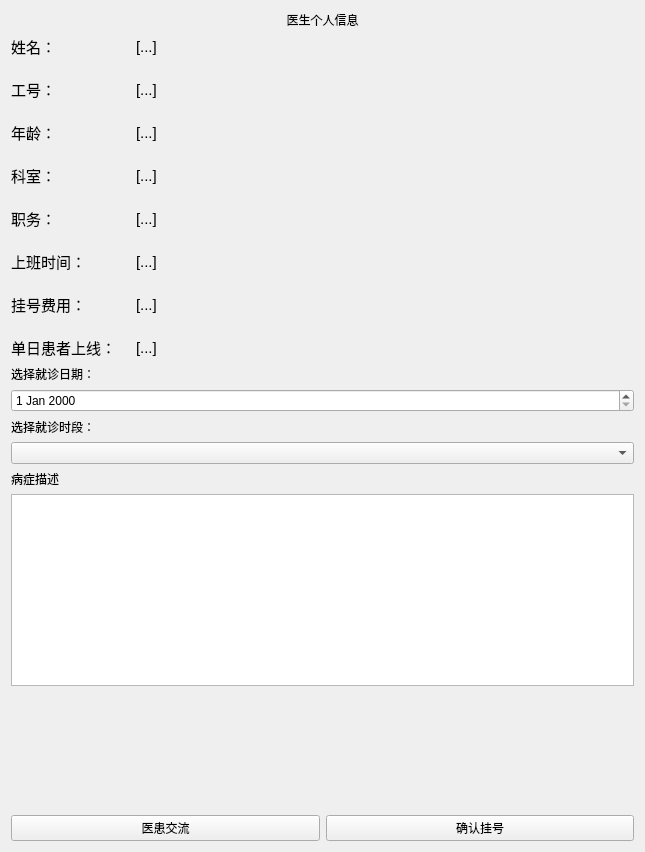
<?xml version="1.0" encoding="UTF-8"?>
<ui version="4.0">
 <class>DoctorInfo</class>
 <widget class="QWidget" name="DoctorInfo">
  <property name="geometry">
   <rect>
    <x>0</x>
    <y>0</y>
    <width>645</width>
    <height>852</height>
   </rect>
  </property>
  <property name="windowTitle">
   <string>医生详细信息</string>
  </property>
  <layout class="QVBoxLayout" name="verticalLayout_2">
   <item>
    <widget class="QLabel" name="HeaderLabel">
     <property name="text">
      <string>医生个人信息</string>
     </property>
     <property name="alignment">
      <set>Qt::AlignCenter</set>
     </property>
    </widget>
   </item>
   <item>
    <layout class="QHBoxLayout" name="horizontalLayout_2">
     <item>
      <layout class="QFormLayout" name="formLayout">
       <property name="formAlignment">
        <set>Qt::AlignLeading|Qt::AlignLeft|Qt::AlignVCenter</set>
       </property>
       <property name="horizontalSpacing">
        <number>20</number>
       </property>
       <property name="verticalSpacing">
        <number>20</number>
       </property>
       <property name="leftMargin">
        <number>0</number>
       </property>
       <property name="topMargin">
        <number>0</number>
       </property>
       <property name="rightMargin">
        <number>0</number>
       </property>
       <property name="bottomMargin">
        <number>0</number>
       </property>
       <item row="0" column="0">
        <widget class="QLabel" name="label">
         <property name="font">
          <font>
           <pointsize>11</pointsize>
          </font>
         </property>
         <property name="text">
          <string>姓名：</string>
         </property>
        </widget>
       </item>
       <item row="0" column="1">
        <widget class="QLabel" name="nameInput">
         <property name="font">
          <font>
           <pointsize>11</pointsize>
          </font>
         </property>
         <property name="text">
          <string>[...]</string>
         </property>
        </widget>
       </item>
       <item row="1" column="0">
        <widget class="QLabel" name="label_2">
         <property name="font">
          <font>
           <pointsize>11</pointsize>
          </font>
         </property>
         <property name="text">
          <string>工号：</string>
         </property>
        </widget>
       </item>
       <item row="1" column="1">
        <widget class="QLabel" name="idInput">
         <property name="font">
          <font>
           <pointsize>11</pointsize>
          </font>
         </property>
         <property name="text">
          <string>[...]</string>
         </property>
        </widget>
       </item>
       <item row="2" column="0">
        <widget class="QLabel" name="label_3">
         <property name="font">
          <font>
           <pointsize>11</pointsize>
          </font>
         </property>
         <property name="text">
          <string>年龄：</string>
         </property>
        </widget>
       </item>
       <item row="2" column="1">
        <widget class="QLabel" name="ageInput">
         <property name="font">
          <font>
           <pointsize>11</pointsize>
          </font>
         </property>
         <property name="text">
          <string>[...]</string>
         </property>
        </widget>
       </item>
       <item row="3" column="0">
        <widget class="QLabel" name="label_5">
         <property name="font">
          <font>
           <pointsize>11</pointsize>
          </font>
         </property>
         <property name="text">
          <string>科室：</string>
         </property>
        </widget>
       </item>
       <item row="3" column="1">
        <widget class="QLabel" name="departmentInput">
         <property name="font">
          <font>
           <pointsize>11</pointsize>
          </font>
         </property>
         <property name="text">
          <string>[...]</string>
         </property>
        </widget>
       </item>
       <item row="4" column="0">
        <widget class="QLabel" name="label_6">
         <property name="font">
          <font>
           <pointsize>11</pointsize>
          </font>
         </property>
         <property name="text">
          <string>职务：</string>
         </property>
        </widget>
       </item>
       <item row="4" column="1">
        <widget class="QLabel" name="titleInput">
         <property name="font">
          <font>
           <pointsize>11</pointsize>
          </font>
         </property>
         <property name="text">
          <string>[...]</string>
         </property>
        </widget>
       </item>
       <item row="5" column="0">
        <widget class="QLabel" name="label_4">
         <property name="font">
          <font>
           <pointsize>11</pointsize>
          </font>
         </property>
         <property name="text">
          <string>上班时间：</string>
         </property>
        </widget>
       </item>
       <item row="5" column="1">
        <widget class="QLabel" name="workTimeInput">
         <property name="font">
          <font>
           <pointsize>11</pointsize>
          </font>
         </property>
         <property name="text">
          <string>[...]</string>
         </property>
        </widget>
       </item>
       <item row="6" column="0">
        <widget class="QLabel" name="label_15">
         <property name="font">
          <font>
           <pointsize>11</pointsize>
          </font>
         </property>
         <property name="text">
          <string>挂号费用：</string>
         </property>
        </widget>
       </item>
       <item row="6" column="1">
        <widget class="QLabel" name="priceInput">
         <property name="font">
          <font>
           <pointsize>11</pointsize>
          </font>
         </property>
         <property name="text">
          <string>[...]</string>
         </property>
        </widget>
       </item>
       <item row="7" column="0">
        <widget class="QLabel" name="label_17">
         <property name="font">
          <font>
           <pointsize>11</pointsize>
          </font>
         </property>
         <property name="text">
          <string>单日患者上线：</string>
         </property>
        </widget>
       </item>
       <item row="7" column="1">
        <widget class="QLabel" name="maxPatientInput">
         <property name="font">
          <font>
           <pointsize>11</pointsize>
          </font>
         </property>
         <property name="text">
          <string>[...]</string>
         </property>
        </widget>
       </item>
      </layout>
     </item>
     <item>
      <widget class="QLabel" name="DoctorPhoto">
       <property name="text">
        <string/>
       </property>
       <property name="pixmap">
        <pixmap resource="../res.qrc">:/img/picture/DefaultPhoto.jpg</pixmap>
       </property>
       <property name="scaledContents">
        <bool>true</bool>
       </property>
       <property name="alignment">
        <set>Qt::AlignCenter</set>
       </property>
      </widget>
     </item>
    </layout>
   </item>
   <item>
    <layout class="QVBoxLayout" name="verticalLayout">
     <item>
      <widget class="QLabel" name="label_14">
       <property name="text">
        <string>选择就诊日期：</string>
       </property>
      </widget>
     </item>
     <item>
      <widget class="QDateEdit" name="dateEdit"/>
     </item>
     <item>
      <widget class="QLabel" name="label_7">
       <property name="text">
        <string>选择就诊时段：</string>
       </property>
      </widget>
     </item>
     <item>
      <widget class="QComboBox" name="availableTime"/>
     </item>
    </layout>
   </item>
   <item>
    <widget class="QLabel" name="label_19">
     <property name="text">
      <string>病症描述</string>
     </property>
    </widget>
   </item>
   <item>
    <widget class="QTextEdit" name="textEdit"/>
   </item>
   <item>
    <spacer name="verticalSpacer">
     <property name="orientation">
      <enum>Qt::Vertical</enum>
     </property>
     <property name="sizeHint" stdset="0">
      <size>
       <width>20</width>
       <height>40</height>
      </size>
     </property>
    </spacer>
   </item>
   <item>
    <layout class="QHBoxLayout" name="horizontalLayout">
     <item>
      <widget class="QPushButton" name="chatBtn">
       <property name="text">
        <string>医患交流</string>
       </property>
      </widget>
     </item>
     <item>
      <widget class="QPushButton" name="confirmBtn">
       <property name="text">
        <string>确认挂号</string>
       </property>
      </widget>
     </item>
    </layout>
   </item>
  </layout>
 </widget>
 <resources>
  <include location="../res.qrc"/>
 </resources>
 <connections/>
</ui>
